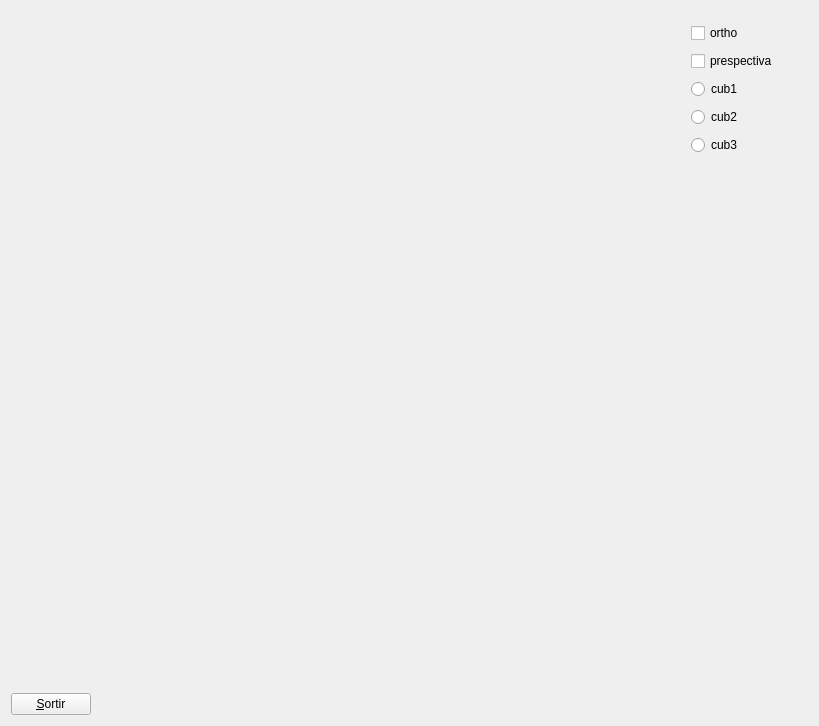
<?xml version="1.0" encoding="UTF-8"?>
<ui version="4.0">
 <class>MyForm</class>
 <widget class="QWidget" name="MyForm">
  <property name="geometry">
   <rect>
    <x>0</x>
    <y>0</y>
    <width>819</width>
    <height>726</height>
   </rect>
  </property>
  <property name="windowTitle">
   <string>IDI-Lab</string>
  </property>
  <layout class="QHBoxLayout" name="horizontalLayout">
   <item>
    <layout class="QVBoxLayout" name="verticalLayout">
     <item>
      <widget class="MyGLWidget" name="widget" native="true">
       <property name="sizePolicy">
        <sizepolicy hsizetype="Expanding" vsizetype="Expanding">
         <horstretch>0</horstretch>
         <verstretch>0</verstretch>
        </sizepolicy>
       </property>
       <widget class="QWidget" name="">
        <property name="geometry">
         <rect>
          <x>680</x>
          <y>10</y>
          <width>94</width>
          <height>141</height>
         </rect>
        </property>
        <layout class="QVBoxLayout" name="verticalLayout_2">
         <item>
          <widget class="QCheckBox" name="checkBox">
           <property name="text">
            <string>ortho</string>
           </property>
          </widget>
         </item>
         <item>
          <widget class="QCheckBox" name="checkBox_2">
           <property name="text">
            <string>prespectiva</string>
           </property>
          </widget>
         </item>
         <item>
          <widget class="QRadioButton" name="radioButton">
           <property name="text">
            <string>cub1</string>
           </property>
          </widget>
         </item>
         <item>
          <widget class="QRadioButton" name="radioButton_2">
           <property name="text">
            <string>cub2</string>
           </property>
          </widget>
         </item>
         <item>
          <widget class="QRadioButton" name="radioButton_3">
           <property name="text">
            <string>cub3</string>
           </property>
          </widget>
         </item>
        </layout>
       </widget>
      </widget>
     </item>
     <item>
      <widget class="QPushButton" name="pushButton">
       <property name="sizePolicy">
        <sizepolicy hsizetype="Fixed" vsizetype="Fixed">
         <horstretch>0</horstretch>
         <verstretch>0</verstretch>
        </sizepolicy>
       </property>
       <property name="text">
        <string>&amp;Sortir</string>
       </property>
      </widget>
     </item>
    </layout>
   </item>
  </layout>
 </widget>
 <customwidgets>
  <customwidget>
   <class>MyGLWidget</class>
   <extends>QWidget</extends>
   <header>MyGLWidget.h</header>
   <container>1</container>
   <slots>
    <signal>setOrto()</signal>
    <signal>setPersp()</signal>
    <signal>setCub1()</signal>
    <signal>setCub2()</signal>
    <signal>setCub3()</signal>
    <slot>selecCub1()</slot>
    <slot>selecCub2()</slot>
    <slot>selecCub3()</slot>
    <slot>canviarOrto()</slot>
    <slot>canviarPersp()</slot>
    <slot>cub3()</slot>
    <slot>zoom(int)</slot>
   </slots>
  </customwidget>
 </customwidgets>
 <resources/>
 <connections>
  <connection>
   <sender>widget</sender>
   <signal>setPersp()</signal>
   <receiver>checkBox_2</receiver>
   <slot>click()</slot>
   <hints>
    <hint type="sourcelabel">
     <x>409</x>
     <y>347</y>
    </hint>
    <hint type="destinationlabel">
     <x>736</x>
     <y>61</y>
    </hint>
   </hints>
  </connection>
  <connection>
   <sender>widget</sender>
   <signal>setOrto()</signal>
   <receiver>checkBox</receiver>
   <slot>click()</slot>
   <hints>
    <hint type="sourcelabel">
     <x>409</x>
     <y>347</y>
    </hint>
    <hint type="destinationlabel">
     <x>736</x>
     <y>32</y>
    </hint>
   </hints>
  </connection>
  <connection>
   <sender>checkBox</sender>
   <signal>clicked()</signal>
   <receiver>widget</receiver>
   <slot>canviarOrto()</slot>
   <hints>
    <hint type="sourcelabel">
     <x>736</x>
     <y>32</y>
    </hint>
    <hint type="destinationlabel">
     <x>409</x>
     <y>347</y>
    </hint>
   </hints>
  </connection>
  <connection>
   <sender>checkBox_2</sender>
   <signal>clicked()</signal>
   <receiver>widget</receiver>
   <slot>canviarPersp()</slot>
   <hints>
    <hint type="sourcelabel">
     <x>736</x>
     <y>61</y>
    </hint>
    <hint type="destinationlabel">
     <x>409</x>
     <y>347</y>
    </hint>
   </hints>
  </connection>
 </connections>
</ui>
